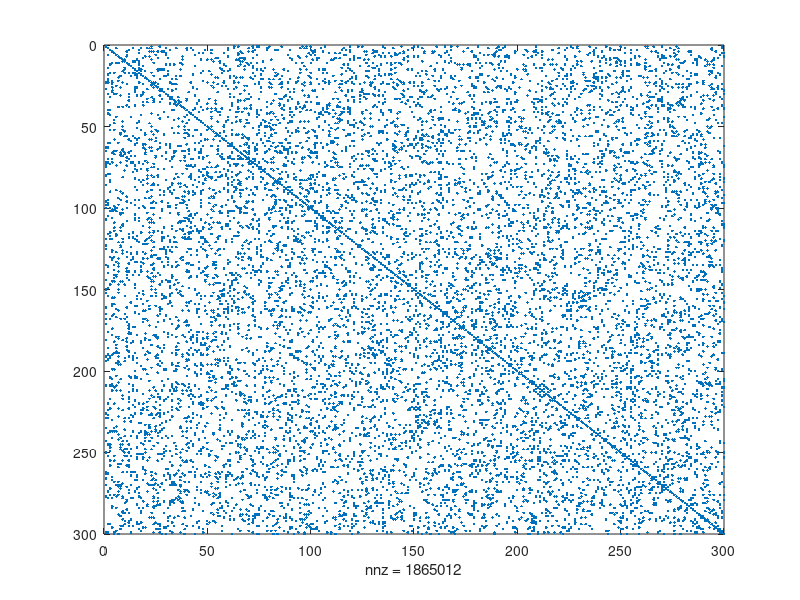

The MATLAB source for this figure: (Note: this script raises an error after producing the figure.)
% SpMV using cusp with gpuArrays
%
% Stefano Marchesini, Lawrence Berkeley National Laboratory, 2013


% generate matrix
fprintf('initialize sparse indices...\n');
M=4000;
a=complex(rand(M),rand(M));%>.9;
a=a.*(real(a)>.94);
% symmetrize
a=a'+a;
a((1:M)+(0:M-1)*M)=rand(M,1); %keep diagonal

%%


% view matrix
figure(1);
spy(a);
axis([0 1 0 1]*min(300,M));
fprintf('initialize sparse indices...\n');
%
% sparse formats
[col,row,vals]=find(a);
nnz=numel(find(a));

% construct matrix from coo for comparison, 
%%bs=sparse(row,col,vals);
bs=sparse(a);
%%
%double

%%
 A=gcsparse((a),1);
% x=(rand(M,1)+1i*rand(M,1));
 x=rand(M,1);
gx=gpuArray(single(x));

y=bs*x; %cpu SPMV
gy=A*gx; % gpu SPMV
yy=gather(gy);
reldif=norm(yy-y,'fro')/norm(y,'fro');
fprintf('relative precision error=%g\n',reldif)

%
figure(2);
plot(1:M,abs(bs*x),'r',1:M,abs(A*gx),'b.');
legend({'cpu','gpu'});
title('spmv');
title(sprintf('spmv (%d x %d,nnz=%g)*(%d), \n $\\epsilon$:%g',...
    M,M,nnz,M,reldif),'FontSize',20,'Interpreter','latex')

%  return
%%
% % timing
 ntries=100;
 tfac=1e3/ntries; %millisec
 fprintf('gpu complex...');

gy=A*gx; % one first try...

tic;
for ii=1:ntries;
gy=A*gx;
end
tgpu=toc*tfac; %microsec
fprintf('%g msec\n',tgpu);
fprintf('cpu complex...');
tic;
for ii=1:ntries;
y=bs*x;
end
tcpu=toc*tfac;
fprintf('%g msec\n',tcpu);
fprintf('speedup=%g\n',tcpu/tgpu)

yy=gather(gy);
reldif=norm(yy-y,'fro')/norm(y,'fro');
fprintf('relative precision error=%g\n',reldif)
figure(1);
spy(a);
axis([0 1 0 1]*min(300,M));

title(sprintf('zoom of %d x %d,nnz=%g, \ntimes cpu=%g$\\mu s$ \n gpu=%g , difference:%g$\\mu s$, \n speedup=%g\n',...
    M,M,nnz, tcpu,tgpu,tcpu/tgpu,reldif),'FontSize',20,'Interpreter','latex')
drawnow;
%%
%return
%title(sprintf('tcpu(mu sec)=%g, tgpu($\mu$ sec)=%g , ratio=%g\n',tcpu*1e4,tgpu*1e4,tcpu/tgpu))
%return

% % real case
 
bsr=real(bs);
 xr=real(x);
 gxr=gpuArray(single(xr));
Ar=real(A);

gyr=Ar*gxr;
 fprintf('gpu real...');
tic;
for ii=1:ntries;
gyr=Ar*gxr;
end;
tgpur=toc*tfac; 
fprintf('%g msec\n',tgpur);
 fprintf('cpu real...');
tic;
for ii=1:ntries;
yr=bsr*xr;
end
tcpur=toc*tfac; %microsec
fprintf('%g msec\n',tcpur);

yy=norm(gather(gyr)-yr,'fro')/norm(yr,'fro');
%reldif=norm(yy-y,'fro')/norm(y,'fro');
fprintf('relative precision error=%g\n',reldif)


str=sprintf('tcpu(r,c)=(%g,%g)$\\mu s$ \n tgpu(r,c)=(%g,%g) $\\mu s$, \n ratio(r,c)=(%g,%g)\n',tcpur,tcpu,tgpu,tgpur,tcpur/tgpur,tcpu/tgpu);
fprintf('speedup (r,c) (%g,%g)\n',tcpur/tgpur,tcpu/tgpu);
legend(sprintf(' nnz=%g \nsize(%g,%g)', nnz,M,M));
title(sprintf(['zoom of A, spmv times in $\\mu s$:\n cpu(real,cplx)=(%g,%g) \n gpu(real,cplx)=(%g,%g), \n     speedup(real,complex)=(%g,%g)'],...
   tcpur,tcpu,tgpu,tgpur,tcpur/tgpur,tcpu/tgpu),'FontSize',20,'Interpreter','latex')

return
%%

